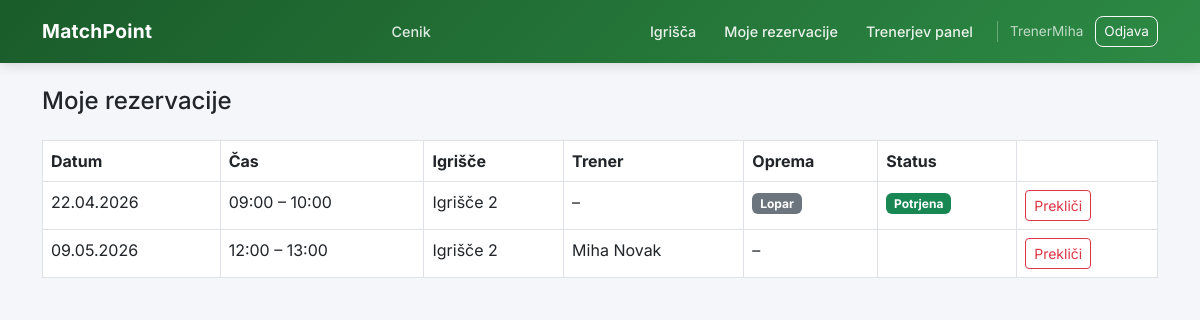
Page /moje/ (signed in) on the committed database.
### rezervacije/models.py (models this page shows, shortened)
class User(AbstractUser):
    class Role(models.TextChoices):
        UPORABNIK    = 'uporabnik',    'Uporabnik'
        TRENER       = 'trener',       'Trener'
        ADMINISTRATOR = 'administrator', 'Administrator'
    role = models.CharField(max_length=20, choices=Role.choices, default=Role.UPORABNIK)
    telefon = models.CharField(max_length=20, blank=True)
    cena_ura = models.DecimalField(max_digits=6, decimal_places=2, default=45.00)
    def je_trener(self):
        return self.role == self.Role.TRENER
    def je_admin(self):
        return self.role == self.Role.ADMINISTRATOR

class Rezervacija(models.Model):
    class Status(models.TextChoices):
        CAKAJOCA  = 'cakajoca',  'Čakajoča'
        POTRJENA  = 'potrjena',  'Potrjena'
        ZAVRNJENA = 'zavrnjena', 'Zavrnjena'
        PREKLICANA = 'preklicana', 'Preklicana'
    uporabnik  = models.ForeignKey(User, on_delete=models.CASCADE, related_name='rezervacije')
    igrisca    = models.ForeignKey(Igrisca, on_delete=models.CASCADE)
    datum      = models.DateField()
    ura_zacetek = models.TimeField()
    ura_konec   = models.TimeField()
    status     = models.CharField(max_length=20, choices=Status.choices, default=Status.POTRJENA)
    ustvarjena = models.DateTimeField(auto_now_add=True)
    trener     = models.ForeignKey(
        User, on_delete=models.SET_NULL, null=True, blank=True,
        related_name='treningi', limit_choices_to={'role': 'trener'}
    )
    oprema     = models.ManyToManyField(Oprema, blank=True)
    class Meta:
        unique_together = ['igrisca', 'datum', 'ura_zacetek']

class Igrisca(models.Model):
    class Povrsina(models.TextChoices):
        PESEK  = 'pesek',  'Pesek'
        TRAVA  = 'trava',  'Trava'
        TRDA   = 'trda',   'Trda podlaga'
    ime       = models.CharField(max_length=50)
    povrsina  = models.CharField(max_length=20, choices=Povrsina.choices, default=Povrsina.TRDA)
    aktivno   = models.BooleanField(default=True)        # admin lahko deaktivira
    cena_ura = models.DecimalField(max_digits=6, decimal_places=2, default=10.00)

class Oprema(models.Model):
    ime        = models.CharField(max_length=100)
    kolicina   = models.PositiveIntegerField(default=1)
    cena_ura   = models.DecimalField(max_digits=6, decimal_places=2)
    aktivno    = models.BooleanField(default=True)

### rezervacije/views.py (the view)
# urls.py: path('moje/', views.moje_rezervacije, name='moje_rezervacije'),
@login_required
def moje_rezervacije(request):
    rezervacije = Rezervacija.objects.filter(
        uporabnik=request.user
    ).exclude(status='preklicana').order_by('datum', 'ura_zacetek')
    return render(request, 'moje_rezervacije.html', {'rezervacije': rezervacije})

### rezervacije/templates/moje_rezervacije.html
{% extends 'base.html' %}
{% block content %}
<h4 class="mb-4">Moje rezervacije</h4>
{% if rezervacije %}
<div class="table-responsive">
<table class="table table-bordered table-hover">
    <thead style="background:#1a5c2a; color:white;">
        <tr>
            <th>Datum</th>
            <th>Čas</th>
            <th>Igrišče</th>
            <th>Trener</th>
            <th>Oprema</th>
            <th>Status</th>
            <th></th>
        </tr>
    </thead>
    <tbody>
        {% for r in rezervacije %}
        <tr>
            <td>{{ r.datum|date:'d.m.Y' }}</td>
            <td>{{ r.ura_zacetek|time:'H:i' }} – {{ r.ura_konec|time:'H:i' }}</td>
            <td>{{ r.igrisca.ime }}</td>
            <td>{{ r.trener.get_full_name|default:'–' }}</td>
            <td>
                {% for o in r.oprema.all %}
                    <span class="badge bg-secondary">{{ o.ime }}</span>
                {% empty %}–
                {% endfor %}
            </td>
            <td>
                {% if r.status == 'potrjena' %}
                    <span class="badge bg-success">Potrjena</span>
                {% elif r.status == 'cakajoca' %}
                    <span class="badge bg-warning text-dark">Čaka potrditev</span>
                {% endif %}
            </td>
            <td>
                <a href="{% url 'preklic' r.id %}"
                   class="btn btn-outline-danger btn-sm"
                   onclick="return confirm('Želite preklicati?')">Prekliči</a>
            </td>
        </tr>
        {% endfor %}
    </tbody>
</table>
</div>
{% else %}
    <p class="text-muted">Nimate še nobene rezervacije.
        <a href="{% url 'grid' %}">Rezerviraj termin</a>
    </p>
{% endif %}
{% endblock %}

### rezervacije/templates/base.html (shortened to what this page needs)
<!DOCTYPE html>
<html lang="sl">
<head>
    <link href="https://cdn.jsdelivr.net/npm/bootstrap@5.3.0/dist/css/bootstrap.min.css" rel="stylesheet">
</head>
<body>
<nav class="navbar navbar-expand-lg mb-4">
    <div class="container">
        <a class="navbar-brand"> MatchPoint</a>
        <a class="nav-link ms-3" href="{% url 'cenik' %}" style="color:rgba(255,255,255,0.85) !important;"> Cenik</a>
        <div class="d-flex gap-1 align-items-center">
            {% if user.is_authenticated %}
                <a class="nav-link" href="{% url 'grid' %}">Igrišča</a>
                <a class="nav-link" href="{% url 'moje_rezervacije' %}">Moje rezervacije</a>
                {% if user.je_trener %}
                    <a class="nav-link" href="{% url 'trener_panel' %}"> Trenerjev panel</a>
                {% endif %}
                <span class="nav-username ms-2">{{ user.username }}</span>
                <a class="btn btn-outline-light btn-sm ms-2" style="border-radius:8px; font-size:0.85rem;" href="{% url 'odjava' %}">Odjava</a>
            {% else %}
                <a class="btn btn-outline-light btn-sm" style="border-radius:8px;" href="{% url 'prijava' %}">Prijava</a>
                <a class="btn btn-light btn-sm ms-1" style="border-radius:8px; color:#1a5c2a; font-weight:600;" href="{% url 'registracija' %}">Registracija</a>
            {% endif %}
        </div>
    </div>
</nav>
<div class="container">
    {% block content %}{% endblock %}
</div>
</body>
</html>

### rezervacije/templates/base.html (style rules this page uses)
* { font-family: 'Inter', sans-serif; }
body { background: #f4f6f9; }
.navbar { background: linear-gradient(135deg, #1a5c2a, #2d8a45) !important; box-shadow: 0 2px 12px rgba(0,0,0,0.15); padding: 12px 0; }
.navbar-brand { color: white !important; font-size: 1.2rem; font-weight: 700; letter-spacing: 0.3px; }
.nav-link { color: rgba(255,255,255,0.9) !important; font-size: 0.9rem; font-weight: 500; padding: 6px 12px !important; border-radius: 6px; transition: background 0.2s; }
.nav-username { color: rgba(255,255,255,0.7); font-size: 0.85rem; border-left: 1px solid rgba(255,255,255,0.3); padding-left: 12px; }

### rows in the picture
User: username "TrenerMiha"
Rezervacija: datum "22.04.2026", ura_zacetek "09:00", ura_konec "10:00", igrisca.ime "Igrišče 2", trener.get_full_name "–", status "Potrjena"
Oprema: ime "Lopar"
Rezervacija: datum "09.05.2026", ura_zacetek "12:00", ura_konec "13:00", igrisca.ime "Igrišče 2", trener.get_full_name "Miha Novak"
